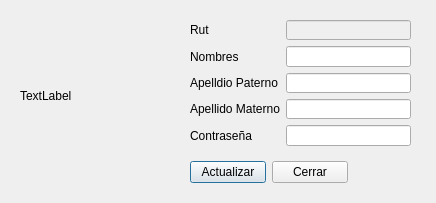
<?xml version="1.0" encoding="UTF-8"?>
<ui version="4.0">
 <class>UserProfile</class>
 <widget class="QDialog" name="UserProfile">
  <property name="geometry">
   <rect>
    <x>0</x>
    <y>0</y>
    <width>436</width>
    <height>203</height>
   </rect>
  </property>
  <property name="windowTitle">
   <string>Dialog</string>
  </property>
  <widget class="QLabel" name="label_user">
   <property name="geometry">
    <rect>
     <x>20</x>
     <y>20</y>
     <width>151</width>
     <height>151</height>
    </rect>
   </property>
   <property name="frameShape">
    <enum>QFrame::NoFrame</enum>
   </property>
   <property name="text">
    <string>TextLabel</string>
   </property>
   <property name="scaledContents">
    <bool>true</bool>
   </property>
  </widget>
  <widget class="QWidget" name="layoutWidget">
   <property name="geometry">
    <rect>
     <x>190</x>
     <y>20</y>
     <width>221</width>
     <height>126</height>
    </rect>
   </property>
   <layout class="QFormLayout" name="formLayout">
    <item row="0" column="0">
     <widget class="QLabel" name="label_2">
      <property name="text">
       <string>Rut</string>
      </property>
     </widget>
    </item>
    <item row="0" column="1">
     <widget class="QLineEdit" name="lineEdit_rut">
      <property name="enabled">
       <bool>false</bool>
      </property>
     </widget>
    </item>
    <item row="1" column="0">
     <widget class="QLabel" name="label">
      <property name="text">
       <string>Nombres</string>
      </property>
     </widget>
    </item>
    <item row="1" column="1">
     <widget class="QLineEdit" name="lineEdit_names"/>
    </item>
    <item row="2" column="0">
     <widget class="QLabel" name="label_3">
      <property name="text">
       <string>Apelldio Paterno</string>
      </property>
     </widget>
    </item>
    <item row="2" column="1">
     <widget class="QLineEdit" name="lineEdit_paternal_surname"/>
    </item>
    <item row="3" column="0">
     <widget class="QLabel" name="label_4">
      <property name="text">
       <string>Apellido Materno</string>
      </property>
     </widget>
    </item>
    <item row="3" column="1">
     <widget class="QLineEdit" name="lineEdit_maternal_surname"/>
    </item>
    <item row="4" column="0">
     <widget class="QLabel" name="label_5">
      <property name="text">
       <string>Contraseña</string>
      </property>
     </widget>
    </item>
    <item row="4" column="1">
     <widget class="QLineEdit" name="lineEdit_password">
      <property name="echoMode">
       <enum>QLineEdit::Normal</enum>
      </property>
     </widget>
    </item>
   </layout>
  </widget>
  <widget class="QWidget" name="layoutWidget_2">
   <property name="geometry">
    <rect>
     <x>190</x>
     <y>160</y>
     <width>158</width>
     <height>25</height>
    </rect>
   </property>
   <layout class="QHBoxLayout" name="horizontalLayout">
    <item>
     <widget class="QPushButton" name="pushButton">
      <property name="text">
       <string>Actualizar</string>
      </property>
     </widget>
    </item>
    <item>
     <widget class="QPushButton" name="pushButton_2">
      <property name="text">
       <string>Cerrar</string>
      </property>
     </widget>
    </item>
   </layout>
  </widget>
 </widget>
 <resources/>
 <connections/>
</ui>
